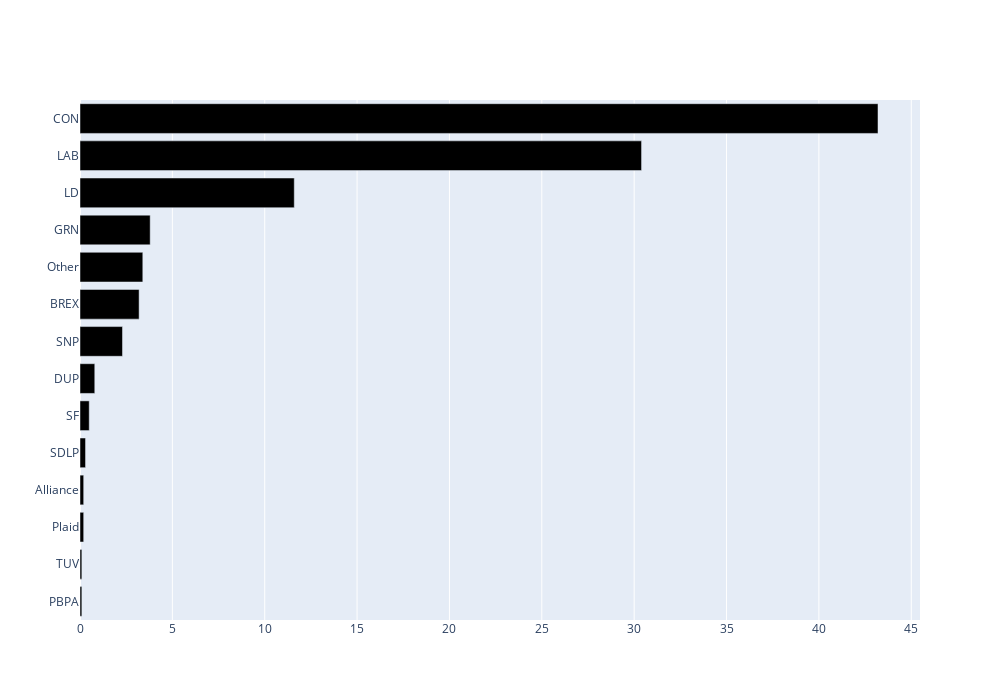

Notebook source saved alongside this figure:
### Code cell
layout = {
    'yaxis': {'autorange': 'reversed'},
    'height': 700,
    'width': 1000,
    'colorway':['black']
}

figure = {
    'data': [
        {
            'type': 'bar',
            'y': final_vote_share.index,
            'x': final_vote_share['vote_pct'],
            'orientation': 'h',
        }],
    
    'layout': layout
}

iplot(figure)

### Figure 1 — Plotly figure (JSON) as saved in the notebook; plotly's stock layout.template omitted (floating-point values rounded to 4 significant figures)
{"data": [{"orientation": "h", "type": "bar", "x": [43.2, 30.4, 11.6, 3.8, 3.4, 3.2, 2.3, 0.8, 0.5, 0.3, 0.2, 0.2, 0.1, 0.1], "y": ["CON", "LAB", "LD", "GRN", "Other", "BREX", "SNP", "DUP", "SF", "SDLP", "Alliance", "Plaid", "TUV", "PBPA"]}], "layout": {"colorway": ["black"], "height": 700, "width": 1000, "yaxis": {"autorange": "reversed"}}}
